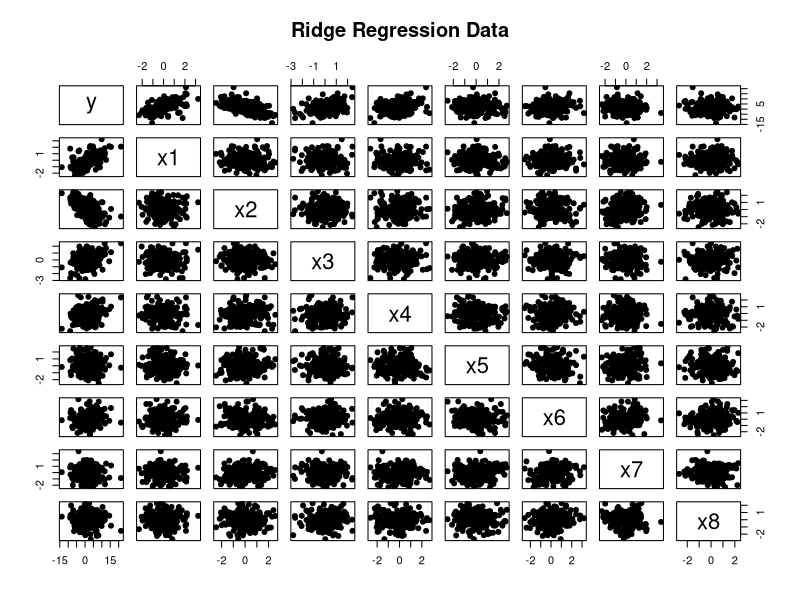
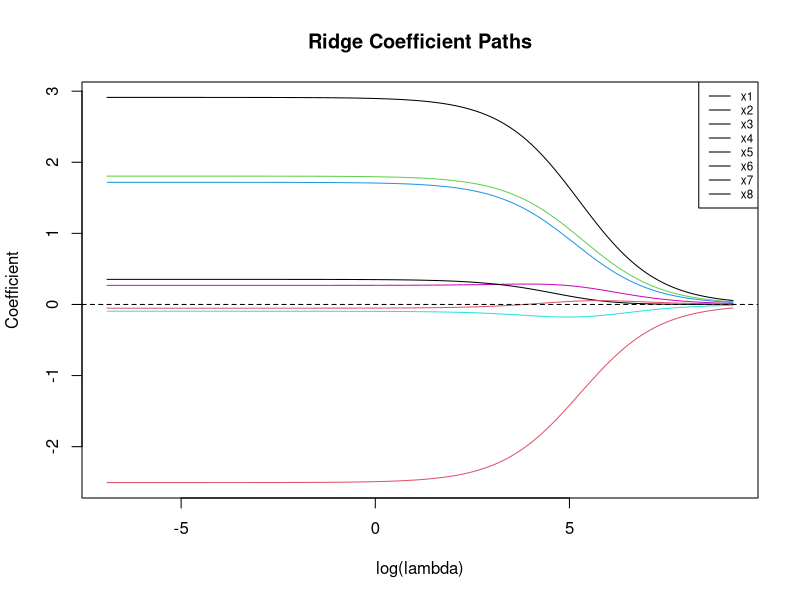
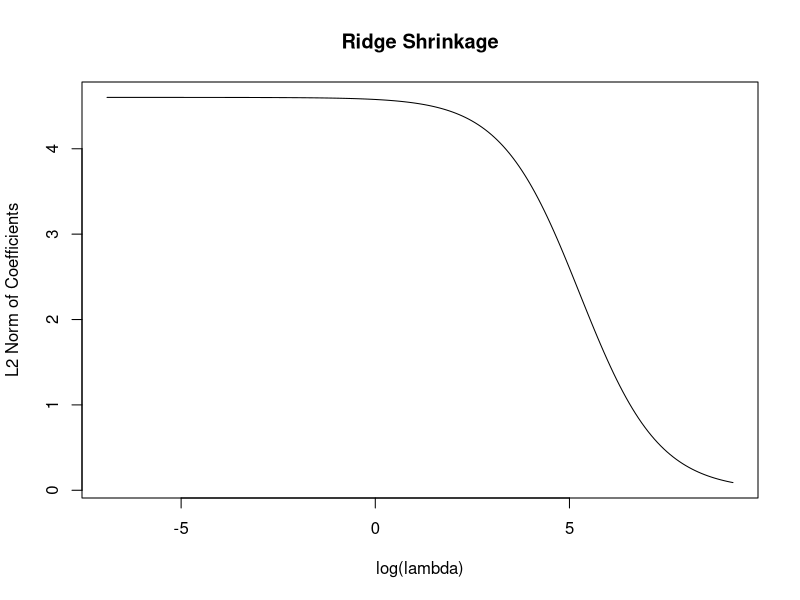
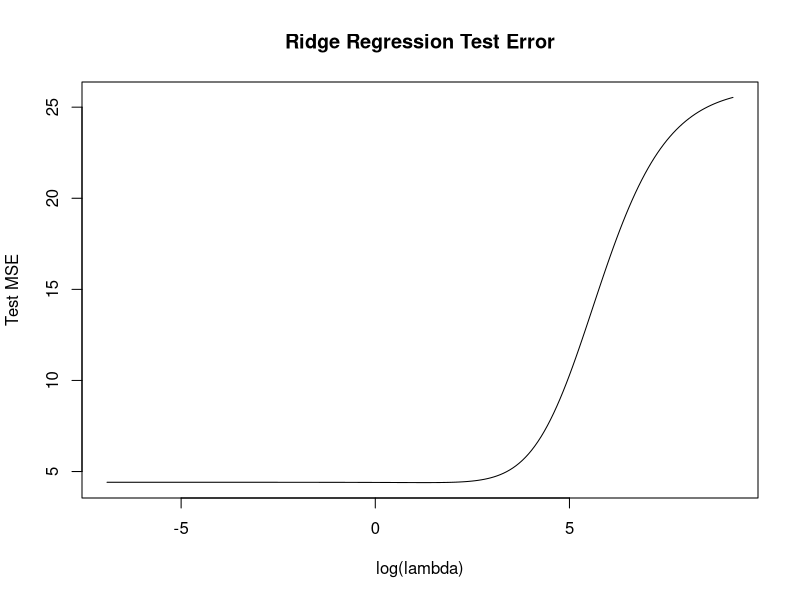
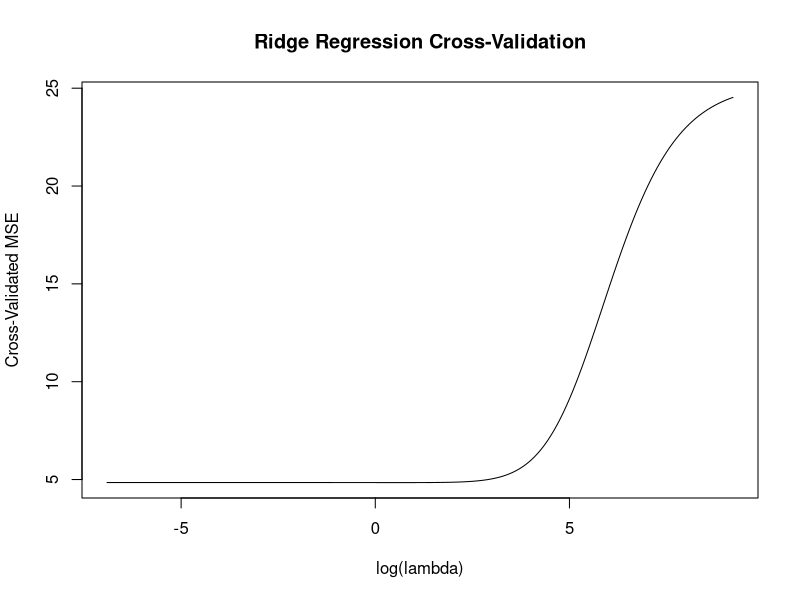
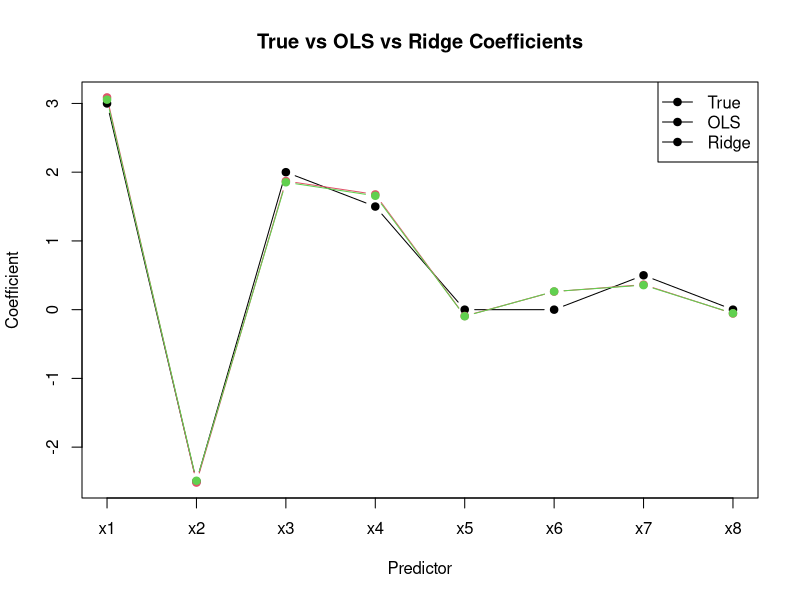
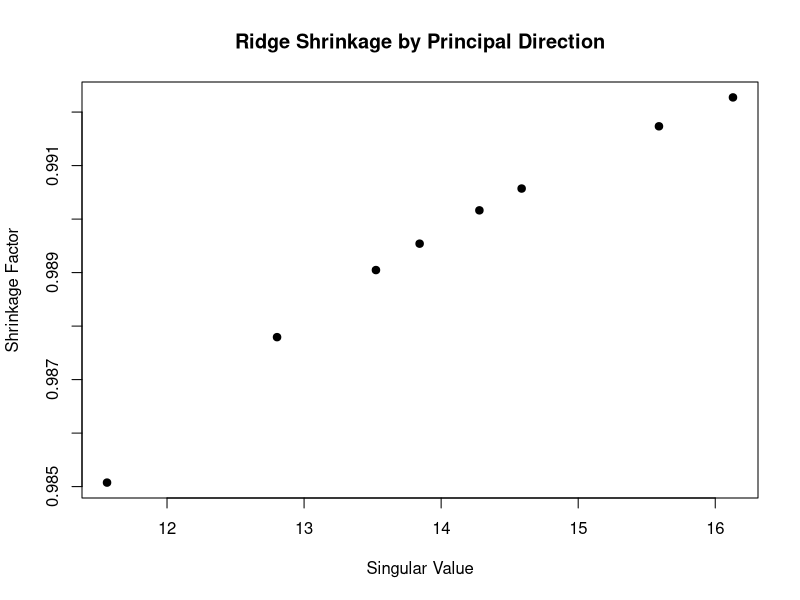

The R script that drew these images, in order:
# ==============================================================================
# Ridge Regression
# Jonathan Ma
#
# References:
#   The Elements of Statistical Learning
#   An Introduction to Statistical Learning
# ==============================================================================


# ------------------------------------------------------------------------------
# 1. Generate Data
# ------------------------------------------------------------------------------

set.seed(123)

n <- 200
p <- 8

X <- matrix(
  rnorm(n * p),
  nrow = n,
  ncol = p
)

colnames(X) <- paste0("x", 1:p)

beta_true <- c(
  3,
  -2.5,
  2,
  1.5,
  0,
  0,
  0.5,
  0
)

beta_0 <- 2
sigma <- 2

epsilon <- rnorm(
  n,
  mean = 0,
  sd = sigma
)

y <- beta_0 +
  X %*% beta_true +
  epsilon

y <- as.vector(y)

data <- data.frame(
  y = y,
  X
)

head(data)
summary(data)


# ------------------------------------------------------------------------------
# 2. Explore the Data
# ------------------------------------------------------------------------------

pairs(
  data,
  pch = 19,
  main = "Ridge Regression Data"
)

cor(data)


# ------------------------------------------------------------------------------
# 3. Standardize Predictors
# ------------------------------------------------------------------------------

# Ridge regression depends on the scale of the predictors,
# so standardization is important.

X_means <- colMeans(X)

X_sds <- apply(
  X,
  2,
  sd
)

X_scaled <- scale(
  X,
  center = X_means,
  scale = X_sds
)

head(X_scaled)


# ------------------------------------------------------------------------------
# 4. Center the Response
# ------------------------------------------------------------------------------

y_mean <- mean(y)

y_centered <- y - y_mean

head(y_centered)


# ------------------------------------------------------------------------------
# 5. Ridge Regression Function
# ------------------------------------------------------------------------------

ridge_fit <- function(X, y, lambda) {
  
  p <- ncol(X)
  
  XtX <- t(X) %*% X
  
  penalty <- lambda * diag(p)
  
  beta_hat <- solve(
    XtX + penalty,
    t(X) %*% y
  )
  
  return(
    as.vector(beta_hat)
  )
}


# ------------------------------------------------------------------------------
# 6. Fit Ridge Regression for a Single Lambda
# ------------------------------------------------------------------------------

lambda <- 10

beta_ridge <- ridge_fit(
  X_scaled,
  y_centered,
  lambda
)

beta_ridge


# ------------------------------------------------------------------------------
# 7. Compare with Ordinary Least Squares
# ------------------------------------------------------------------------------

beta_ols <- solve(
  t(X_scaled) %*% X_scaled,
  t(X_scaled) %*% y_centered
)

beta_ols <- as.vector(beta_ols)

comparison <- data.frame(
  Predictor = colnames(X),
  OLS = beta_ols,
  Ridge = beta_ridge
)

comparison


# ------------------------------------------------------------------------------
# 8. Convert Ridge Coefficients Back to Original Scale
# ------------------------------------------------------------------------------

beta_original <- beta_ridge / X_sds

intercept_original <- y_mean -
  sum(
    beta_original * X_means
  )

intercept_original
beta_original


# ------------------------------------------------------------------------------
# 9. Prediction
# ------------------------------------------------------------------------------

y_hat <- intercept_original +
  X %*% beta_original

y_hat <- as.vector(y_hat)

head(y_hat)


# ------------------------------------------------------------------------------
# 10. Training Error
# ------------------------------------------------------------------------------

residuals <- y - y_hat

RSS <- sum(
  residuals^2
)

MSE <- mean(
  residuals^2
)

RMSE <- sqrt(MSE)

RSS
MSE
RMSE


# ------------------------------------------------------------------------------
# 11. Ridge Coefficient Path
# ------------------------------------------------------------------------------

lambda_grid <- 10^seq(
  -3,
  4,
  length.out = 200
)

ridge_path <- matrix(
  NA,
  nrow = length(lambda_grid),
  ncol = p
)

colnames(ridge_path) <- colnames(X)

for (i in seq_along(lambda_grid)) {
  
  ridge_path[i, ] <- ridge_fit(
    X_scaled,
    y_centered,
    lambda_grid[i]
  )
}


# ------------------------------------------------------------------------------
# 12. Plot Ridge Coefficient Paths
# ------------------------------------------------------------------------------

matplot(
  log(lambda_grid),
  ridge_path,
  type = "l",
  lty = 1,
  xlab = "log(lambda)",
  ylab = "Coefficient",
  main = "Ridge Coefficient Paths"
)

abline(
  h = 0,
  lty = 2
)

legend(
  "topright",
  legend = colnames(X),
  lty = 1,
  cex = 0.7
)


# ------------------------------------------------------------------------------
# 13. Coefficient Magnitudes
# ------------------------------------------------------------------------------

coefficient_norm <- apply(
  ridge_path,
  1,
  function(beta) {
    sqrt(sum(beta^2))
  }
)

plot(
  log(lambda_grid),
  coefficient_norm,
  type = "l",
  xlab = "log(lambda)",
  ylab = "L2 Norm of Coefficients",
  main = "Ridge Shrinkage"
)


# ------------------------------------------------------------------------------
# 14. Train-Test Split
# ------------------------------------------------------------------------------

set.seed(123)

train_index <- sample(
  1:n,
  size = floor(0.7 * n)
)

test_index <- setdiff(
  1:n,
  train_index
)

X_train <- X[train_index, ]
X_test <- X[test_index, ]

y_train <- y[train_index]
y_test <- y[test_index]


# ------------------------------------------------------------------------------
# 15. Standardize Using Training Data Only
# ------------------------------------------------------------------------------

train_means <- colMeans(X_train)

train_sds <- apply(
  X_train,
  2,
  sd
)

X_train_scaled <- scale(
  X_train,
  center = train_means,
  scale = train_sds
)

X_test_scaled <- scale(
  X_test,
  center = train_means,
  scale = train_sds
)

y_train_mean <- mean(y_train)

y_train_centered <- y_train -
  y_train_mean


# ------------------------------------------------------------------------------
# 16. Evaluate Lambda Values on Test Data
# ------------------------------------------------------------------------------

test_mse <- numeric(
  length(lambda_grid)
)

for (i in seq_along(lambda_grid)) {
  
  beta_hat <- ridge_fit(
    X_train_scaled,
    y_train_centered,
    lambda_grid[i]
  )
  
  y_pred <- y_train_mean +
    X_test_scaled %*% beta_hat
  
  test_mse[i] <- mean(
    (y_test - y_pred)^2
  )
}


# ------------------------------------------------------------------------------
# 17. Plot Test MSE
# ------------------------------------------------------------------------------

plot(
  log(lambda_grid),
  test_mse,
  type = "l",
  xlab = "log(lambda)",
  ylab = "Test MSE",
  main = "Ridge Regression Test Error"
)


# ------------------------------------------------------------------------------
# 18. Best Lambda from Test Set
# ------------------------------------------------------------------------------

best_index <- which.min(
  test_mse
)

best_lambda <- lambda_grid[
  best_index
]

best_test_mse <- test_mse[
  best_index
]

best_lambda
best_test_mse


# ------------------------------------------------------------------------------
# 19. Best Ridge Model
# ------------------------------------------------------------------------------

best_beta_scaled <- ridge_fit(
  X_train_scaled,
  y_train_centered,
  best_lambda
)

best_beta_scaled


# ------------------------------------------------------------------------------
# 20. Convert Best Model Back to Original Scale
# ------------------------------------------------------------------------------

best_beta_original <-
  best_beta_scaled /
  train_sds

best_intercept <-
  y_train_mean -
  sum(
    best_beta_original *
      train_means
  )

best_intercept
best_beta_original


# ------------------------------------------------------------------------------
# 21. Compare Estimated and True Coefficients
# ------------------------------------------------------------------------------

coefficient_comparison <- data.frame(
  Predictor = colnames(X),
  True = beta_true,
  Estimated = best_beta_original
)

coefficient_comparison


# ------------------------------------------------------------------------------
# 22. K-Fold Cross-Validation
# ------------------------------------------------------------------------------

ridge_cv <- function(
    X,
    y,
    lambda_grid,
    k = 10
) {
  
  n <- nrow(X)
  
  folds <- sample(
    rep(
      1:k,
      length.out = n
    )
  )
  
  cv_error <- matrix(
    NA,
    nrow = length(lambda_grid),
    ncol = k
  )
  
  for (fold in 1:k) {
    
    train_index <- which(
      folds != fold
    )
    
    valid_index <- which(
      folds == fold
    )
    
    X_train <- X[
      train_index,
      ,
      drop = FALSE
    ]
    
    X_valid <- X[
      valid_index,
      ,
      drop = FALSE
    ]
    
    y_train <- y[
      train_index
    ]
    
    y_valid <- y[
      valid_index
    ]
    
    
    # Standardization must be based only on training fold
    
    means <- colMeans(
      X_train
    )
    
    sds <- apply(
      X_train,
      2,
      sd
    )
    
    X_train_scaled <- scale(
      X_train,
      center = means,
      scale = sds
    )
    
    X_valid_scaled <- scale(
      X_valid,
      center = means,
      scale = sds
    )
    
    y_mean <- mean(
      y_train
    )
    
    y_centered <- y_train -
      y_mean
    
    
    for (i in seq_along(lambda_grid)) {
      
      beta_hat <- ridge_fit(
        X_train_scaled,
        y_centered,
        lambda_grid[i]
      )
      
      predictions <-
        y_mean +
        X_valid_scaled %*%
        beta_hat
      
      cv_error[i, fold] <-
        mean(
          (y_valid - predictions)^2
        )
    }
  }
  
  mean_cv_error <- rowMeans(
    cv_error
  )
  
  return(
    list(
      lambda = lambda_grid,
      cv_error = mean_cv_error,
      fold_errors = cv_error
    )
  )
}


# ------------------------------------------------------------------------------
# 23. Run Cross-Validation
# ------------------------------------------------------------------------------

set.seed(123)

cv_results <- ridge_cv(
  X,
  y,
  lambda_grid,
  k = 10
)

head(
  cv_results$cv_error
)


# ------------------------------------------------------------------------------
# 24. Plot Cross-Validation Error
# ------------------------------------------------------------------------------

plot(
  log(cv_results$lambda),
  cv_results$cv_error,
  type = "l",
  xlab = "log(lambda)",
  ylab = "Cross-Validated MSE",
  main = "Ridge Regression Cross-Validation"
)


# ------------------------------------------------------------------------------
# 25. Select Lambda by Cross-Validation
# ------------------------------------------------------------------------------

cv_best_index <- which.min(
  cv_results$cv_error
)

cv_best_lambda <-
  cv_results$lambda[
    cv_best_index
  ]

cv_best_error <-
  cv_results$cv_error[
    cv_best_index
  ]

cv_best_lambda
cv_best_error


# ------------------------------------------------------------------------------
# 26. Fit Final Ridge Model
# ------------------------------------------------------------------------------

X_means_final <- colMeans(X)

X_sds_final <- apply(
  X,
  2,
  sd
)

X_scaled_final <- scale(
  X,
  center = X_means_final,
  scale = X_sds_final
)

y_mean_final <- mean(y)

y_centered_final <-
  y - y_mean_final

beta_final_scaled <- ridge_fit(
  X_scaled_final,
  y_centered_final,
  cv_best_lambda
)

beta_final <-
  beta_final_scaled /
  X_sds_final

intercept_final <-
  y_mean_final -
  sum(
    beta_final *
      X_means_final
  )

intercept_final
beta_final


# ------------------------------------------------------------------------------
# 27. Final Coefficient Comparison
# ------------------------------------------------------------------------------

final_comparison <- data.frame(
  Predictor = colnames(X),
  True = beta_true,
  Ridge = beta_final
)

final_comparison


# ------------------------------------------------------------------------------
# 28. Ridge vs OLS
# ------------------------------------------------------------------------------

ols_model <- lm(
  y ~ .,
  data = data
)

ols_coefficients <-
  coef(ols_model)[-1]

comparison <- data.frame(
  Predictor = colnames(X),
  True = beta_true,
  OLS = ols_coefficients,
  Ridge = beta_final
)

comparison


# ------------------------------------------------------------------------------
# 29. Visualize Coefficient Comparison
# ------------------------------------------------------------------------------

matplot(
  cbind(
    beta_true,
    ols_coefficients,
    beta_final
  ),
  type = "b",
  pch = 19,
  lty = 1,
  xaxt = "n",
  xlab = "Predictor",
  ylab = "Coefficient",
  main = "True vs OLS vs Ridge Coefficients"
)

axis(
  1,
  at = 1:p,
  labels = colnames(X)
)

legend(
  "topright",
  legend = c(
    "True",
    "OLS",
    "Ridge"
  ),
  lty = 1,
  pch = 19
)


# ------------------------------------------------------------------------------
# 30. Singular Value Interpretation
# ------------------------------------------------------------------------------

svd_X <- svd(
  X_scaled
)

singular_values <- svd_X$d

shrinkage_factors <-
  singular_values^2 /
  (
    singular_values^2 +
      cv_best_lambda
  )

data.frame(
  Singular_Value = singular_values,
  Shrinkage_Factor = shrinkage_factors
)


# ------------------------------------------------------------------------------
# 31. Plot Shrinkage Factors
# ------------------------------------------------------------------------------

plot(
  singular_values,
  shrinkage_factors,
  pch = 19,
  xlab = "Singular Value",
  ylab = "Shrinkage Factor",
  main = "Ridge Shrinkage by Principal Direction"
)
